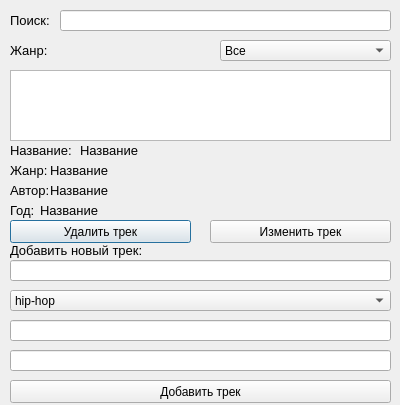
<?xml version="1.0" encoding="UTF-8"?>
<ui version="4.0">
 <class>Dialog</class>
 <widget class="QDialog" name="Dialog">
  <property name="geometry">
   <rect>
    <x>0</x>
    <y>0</y>
    <width>400</width>
    <height>405</height>
   </rect>
  </property>
  <property name="windowTitle">
   <string>Dialog</string>
  </property>
  <widget class="QLabel" name="label">
   <property name="geometry">
    <rect>
     <x>10</x>
     <y>10</y>
     <width>51</width>
     <height>21</height>
    </rect>
   </property>
   <property name="font">
    <font>
     <pointsize>10</pointsize>
    </font>
   </property>
   <property name="text">
    <string>Поиск:</string>
   </property>
  </widget>
  <widget class="QLabel" name="label_2">
   <property name="geometry">
    <rect>
     <x>10</x>
     <y>40</y>
     <width>51</width>
     <height>21</height>
    </rect>
   </property>
   <property name="font">
    <font>
     <pointsize>10</pointsize>
    </font>
   </property>
   <property name="text">
    <string>Жанр:</string>
   </property>
  </widget>
  <widget class="QLineEdit" name="Search">
   <property name="geometry">
    <rect>
     <x>60</x>
     <y>10</y>
     <width>331</width>
     <height>21</height>
    </rect>
   </property>
   <property name="text">
    <string/>
   </property>
  </widget>
  <widget class="QComboBox" name="SelectGenre">
   <property name="geometry">
    <rect>
     <x>220</x>
     <y>40</y>
     <width>171</width>
     <height>21</height>
    </rect>
   </property>
   <item>
    <property name="text">
     <string>Все</string>
    </property>
   </item>
  </widget>
  <widget class="QLabel" name="label_3">
   <property name="geometry">
    <rect>
     <x>10</x>
     <y>140</y>
     <width>61</width>
     <height>21</height>
    </rect>
   </property>
   <property name="font">
    <font>
     <pointsize>10</pointsize>
    </font>
   </property>
   <property name="text">
    <string>Название:</string>
   </property>
  </widget>
  <widget class="QLabel" name="label_4">
   <property name="geometry">
    <rect>
     <x>10</x>
     <y>160</y>
     <width>41</width>
     <height>21</height>
    </rect>
   </property>
   <property name="font">
    <font>
     <pointsize>10</pointsize>
    </font>
   </property>
   <property name="text">
    <string>Жанр:</string>
   </property>
  </widget>
  <widget class="QLabel" name="label_5">
   <property name="geometry">
    <rect>
     <x>10</x>
     <y>180</y>
     <width>91</width>
     <height>21</height>
    </rect>
   </property>
   <property name="font">
    <font>
     <pointsize>10</pointsize>
    </font>
   </property>
   <property name="text">
    <string>Автор:</string>
   </property>
  </widget>
  <widget class="QLabel" name="label_6">
   <property name="geometry">
    <rect>
     <x>10</x>
     <y>200</y>
     <width>91</width>
     <height>21</height>
    </rect>
   </property>
   <property name="font">
    <font>
     <pointsize>10</pointsize>
    </font>
   </property>
   <property name="text">
    <string>Год:</string>
   </property>
  </widget>
  <widget class="QLabel" name="ChoosedName">
   <property name="geometry">
    <rect>
     <x>80</x>
     <y>140</y>
     <width>81</width>
     <height>21</height>
    </rect>
   </property>
   <property name="font">
    <font>
     <pointsize>10</pointsize>
    </font>
   </property>
   <property name="text">
    <string>Название</string>
   </property>
  </widget>
  <widget class="QLabel" name="ChoosedGenre">
   <property name="geometry">
    <rect>
     <x>50</x>
     <y>160</y>
     <width>81</width>
     <height>21</height>
    </rect>
   </property>
   <property name="font">
    <font>
     <pointsize>10</pointsize>
    </font>
   </property>
   <property name="text">
    <string>Название</string>
   </property>
  </widget>
  <widget class="QLabel" name="ChoosedAuthor">
   <property name="geometry">
    <rect>
     <x>50</x>
     <y>180</y>
     <width>81</width>
     <height>21</height>
    </rect>
   </property>
   <property name="font">
    <font>
     <pointsize>10</pointsize>
    </font>
   </property>
   <property name="text">
    <string>Название</string>
   </property>
  </widget>
  <widget class="QLabel" name="ChoosedYear">
   <property name="geometry">
    <rect>
     <x>40</x>
     <y>200</y>
     <width>81</width>
     <height>21</height>
    </rect>
   </property>
   <property name="font">
    <font>
     <pointsize>10</pointsize>
    </font>
   </property>
   <property name="text">
    <string>Название</string>
   </property>
  </widget>
  <widget class="QPushButton" name="DeleteButton">
   <property name="geometry">
    <rect>
     <x>10</x>
     <y>220</y>
     <width>181</width>
     <height>23</height>
    </rect>
   </property>
   <property name="text">
    <string>Удалить трек</string>
   </property>
  </widget>
  <widget class="QPushButton" name="ChangeButton">
   <property name="geometry">
    <rect>
     <x>210</x>
     <y>220</y>
     <width>181</width>
     <height>23</height>
    </rect>
   </property>
   <property name="text">
    <string>Изменить трек</string>
   </property>
  </widget>
  <widget class="QLabel" name="label_11">
   <property name="geometry">
    <rect>
     <x>10</x>
     <y>240</y>
     <width>141</width>
     <height>21</height>
    </rect>
   </property>
   <property name="font">
    <font>
     <pointsize>10</pointsize>
    </font>
   </property>
   <property name="text">
    <string>Добавить новый трек:</string>
   </property>
  </widget>
  <widget class="QLineEdit" name="InputName">
   <property name="geometry">
    <rect>
     <x>10</x>
     <y>260</y>
     <width>381</width>
     <height>21</height>
    </rect>
   </property>
   <property name="text">
    <string/>
   </property>
  </widget>
  <widget class="QLineEdit" name="InputAuthor">
   <property name="geometry">
    <rect>
     <x>10</x>
     <y>320</y>
     <width>381</width>
     <height>21</height>
    </rect>
   </property>
  </widget>
  <widget class="QComboBox" name="ChooseGenretToAdd">
   <property name="geometry">
    <rect>
     <x>10</x>
     <y>290</y>
     <width>381</width>
     <height>21</height>
    </rect>
   </property>
   <item>
    <property name="text">
     <string>hip-hop</string>
    </property>
   </item>
  </widget>
  <widget class="QLineEdit" name="InputYear">
   <property name="geometry">
    <rect>
     <x>10</x>
     <y>350</y>
     <width>381</width>
     <height>21</height>
    </rect>
   </property>
  </widget>
  <widget class="QPushButton" name="pushButton_3">
   <property name="geometry">
    <rect>
     <x>10</x>
     <y>380</y>
     <width>381</width>
     <height>23</height>
    </rect>
   </property>
   <property name="text">
    <string>Добавить трек</string>
   </property>
  </widget>
  <widget class="QListWidget" name="MusicList">
   <property name="geometry">
    <rect>
     <x>10</x>
     <y>70</y>
     <width>381</width>
     <height>71</height>
    </rect>
   </property>
  </widget>
 </widget>
 <resources/>
 <connections/>
</ui>
